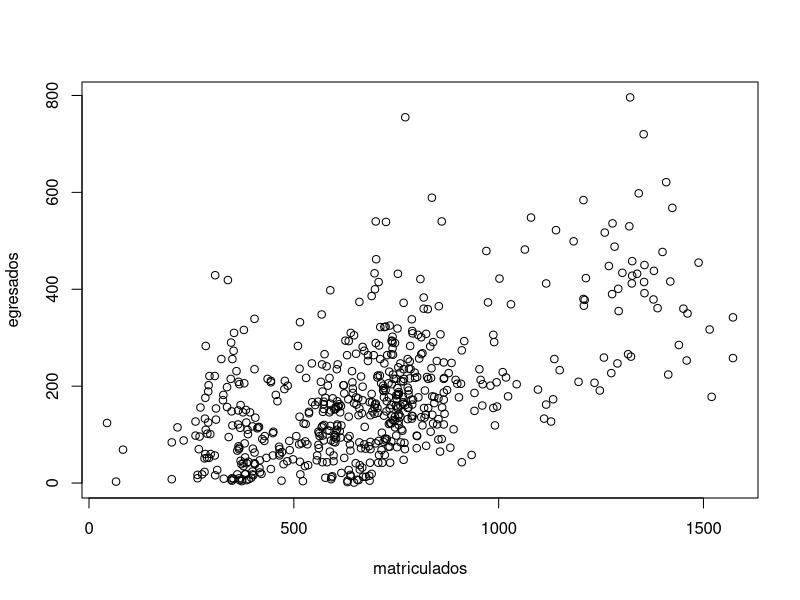
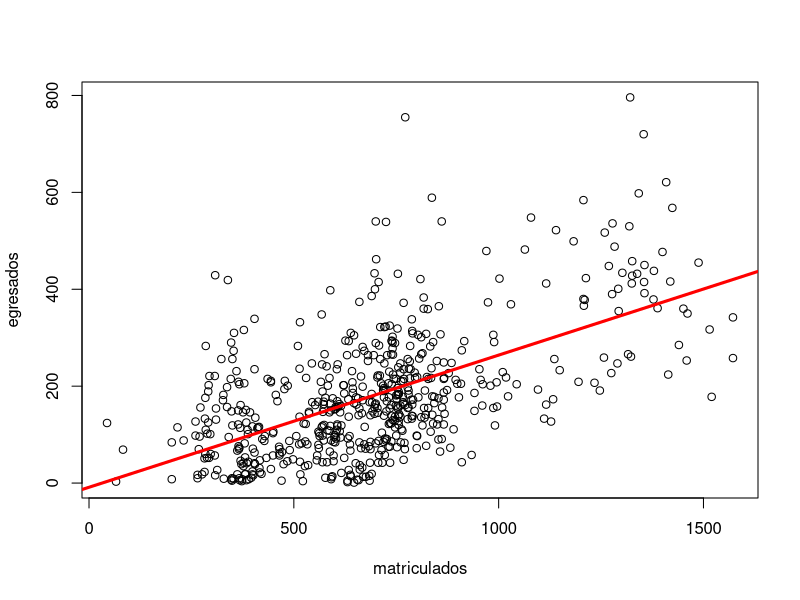
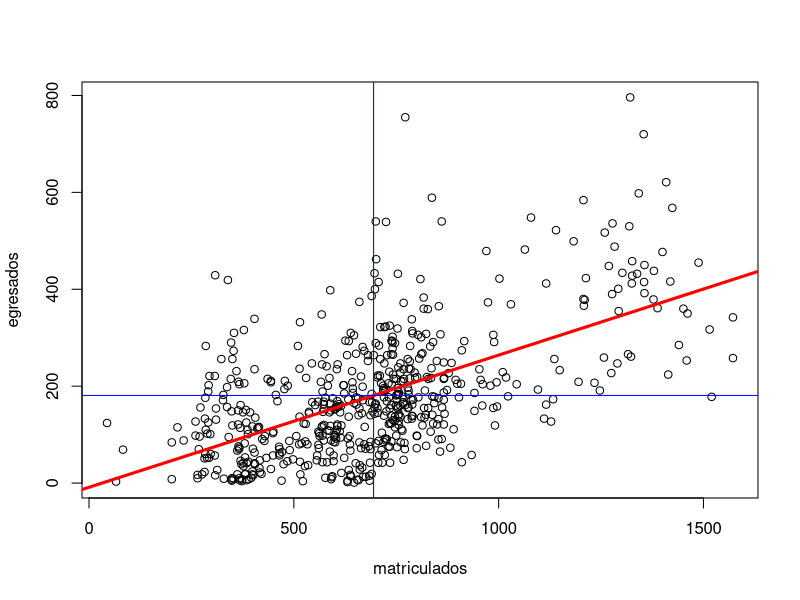
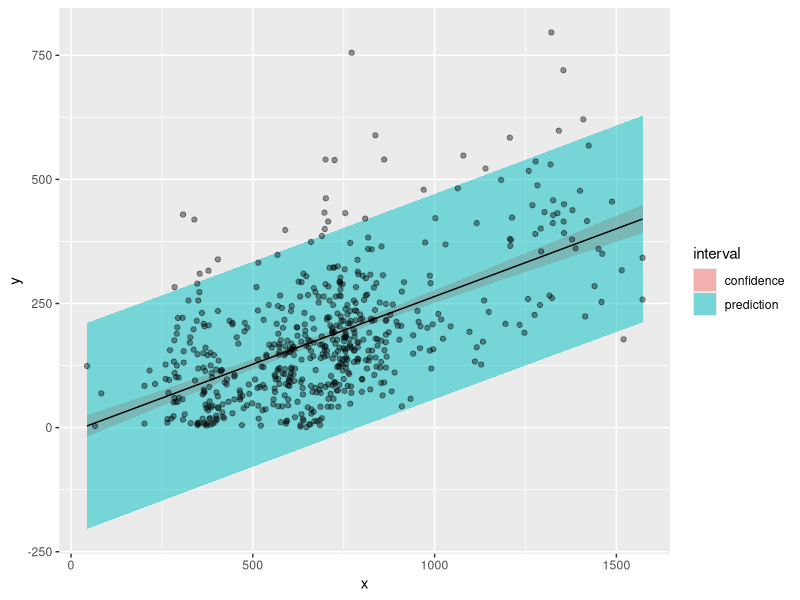
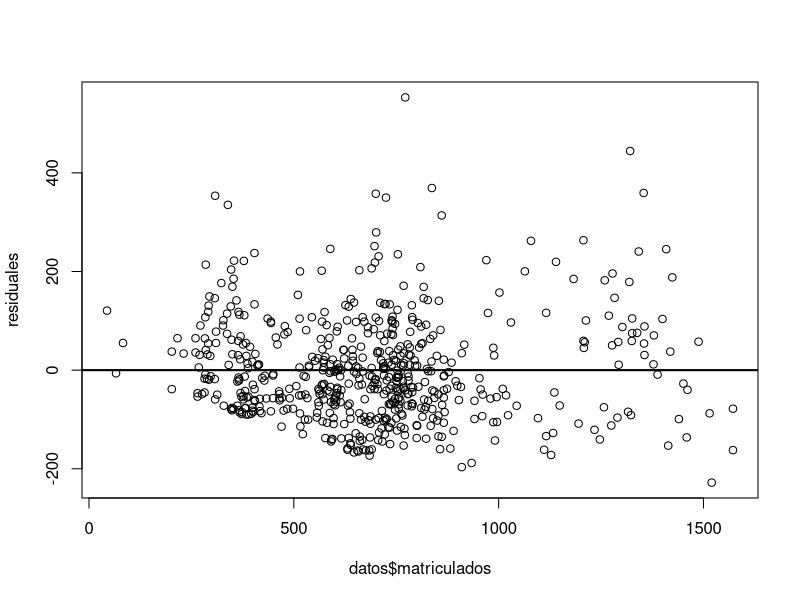
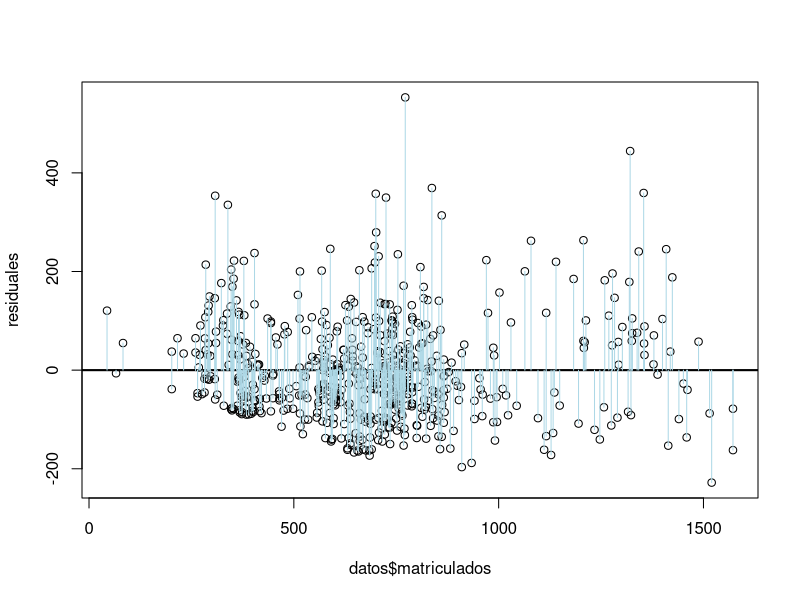
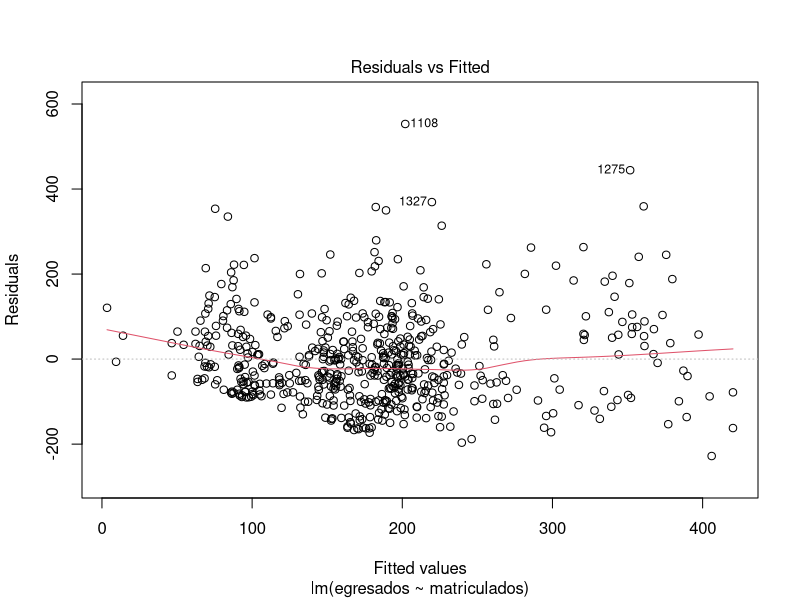
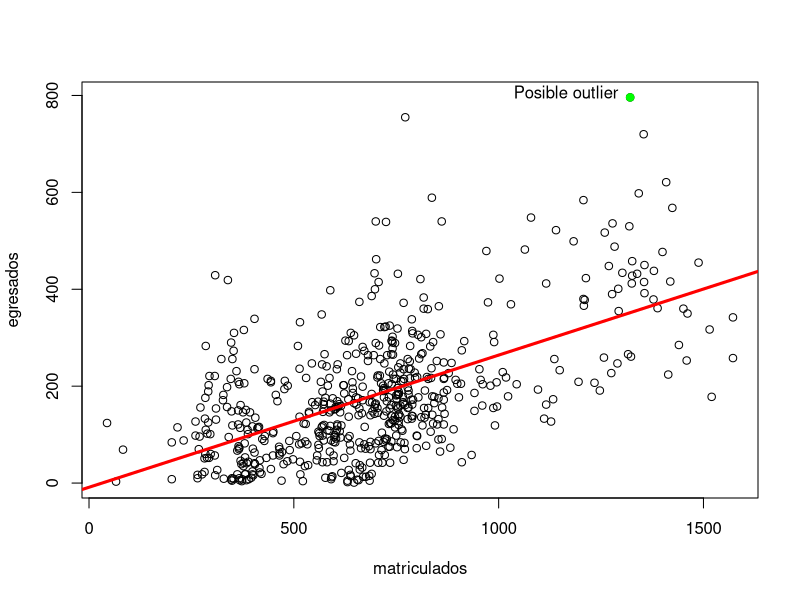

Reproduce these figures in R, in order.
## ---- chunk 1
#UrlDelArchivo <- "https://datosabiertos.bogota.gov.co/dataset/24a7badd-64fb-4fff-b779-69fffa0ba3bb/resource/4c19d85c-7540-4997-b01b-03c02f4ad7fe/download/oas_-_estad_sticas_programas_acad_micos_2009_-_2017.csv"
#download.file(UrlDelArchivo,destfile = "Lectura.csv")
dir()
date()
## ---- chunk 2
datos <- read.csv("Lectura.csv",sep=",")
dim(datos)
## ---- chunk 3
head(datos)
## ---- chunk 4
datos <- datos[complete.cases(datos),]
dim(datos)
head(datos)
## ---- chunk 5
plot(egresados ~ matriculados,datos)
## ---- chunk 6
plot(egresados ~ matriculados,datos)
regrline <- lm(egresados ~ matriculados,datos)
abline(regrline,lwd=3,col="red")
## ---- chunk 7
resumen <- summary(regrline)$coefficients
summary(regrline)
## ---- chunk 8
(0.27279) - (2 * 0.01564) # aporixmadamente pedniente
(0.27279) + (2 * 0.01564) # aproismadamente pendiente
resumen[1,1]+c(-1,1)*qt(0.975,df=regrline$df)*resumen[1,2] # manual exacto intercpeto
resumen[2,1]+c(-1,1)*qt(0.975,df=regrline$df)*resumen[2,2] # manual exacto pendiente
confint(regrline)
## ---- chunk 9
plot(egresados ~ matriculados,datos)
regrline <- lm(egresados ~ matriculados,datos)
abline(regrline,lwd=3,col="red")
abline(h=mean(datos$egresados),col="blue")
abline(v=mean(datos$matriculados),col="blue")
## ---- chunk 10
# habiendo 35 matriculados
predict(regrline,newdata=data.frame(matriculados=c(35)))
# habiendo 38 matricuklados (3 mas)
predict(regrline,newdata=data.frame(matriculados=c(38)))

# lo anterior manual
 
0.92699 +3*0.27279
0.92699 +4*0.27279
1 +3*0.27279

# para el caso del decremento

0.92699 -3*0.27279
0.92699 -4*0.27279
1 -3*0.27279
## ---- chunk 11
cor(datos$matriculados,datos$egresados)*(sd(datos$egresados)/sd(datos$matriculados))
## ---- chunk 12
lm(egresados ~ I(matriculados-mean(matriculados)),data=datos)
## ---- chunk 13
predict(regrline,newdata=data.frame(matriculados=c(1000,1500,2000)))
## ---- chunk 14
predict(regrline,newdata=data.frame(matriculados=c(1000)),interval = "confidence")
## ---- chunk 15
predict(regrline,newdata=data.frame(matriculados=c(1000)),interval = "prediction")
## ---- chunk 16
library(ggplot2)
newx = data.frame(matriculados=seq(min(datos$matriculados),max(datos$matriculados),length=100)) # hagace 100 datos entre el rango de matricualdos
p1= data.frame(predict(regrline,newdata=newx,interval = "confidence"))
p2= data.frame(predict(regrline,newdata=newx,interval = "prediction"))
p1$interval = "confidence"
p2$interval = "prediction"
p1$x =newx$matriculados # valores "simulados" de matricualdos, el de la secuencia 100 datos
p2$x =newx$matriculados
dat=rbind(p1,p2)
names(dat)[1] = "y" # simpelemten q a la priemra columna pongale de nombre y, que es la repsectiva predicicon o "confianza" de la funcion predict

g = ggplot(data=dat,aes(x = x, y = y))# bascimaente es graficar la linea del medio de los intervalos(ni como puntos ni como nada, aun no se le ha dicho como)(que es el mismo valor para los dos intervalos)
g = g + geom_ribbon(aes(ymin=lwr,ymax=upr,fill=interval),alpha=0.5)# ahora ubique como los intervalos, donde el fill, le dice que ubique dos tipos de intervalo, depndeidno de la categoria (confianza o prediccion)
g = g + geom_line() # ahora si ahga la meirda anterior como lineas, se pida haber graficado de una aca, pero no saldrina los puntos
g = g + geom_point(data=data.frame(x=datos$matriculados,y=datos$egresados),aes(x=x,y=y),alpha=0.4)# ahora si meta los putnos originales
g
## ---- chunk 17
summary(regrline)$r.squared 
## ---- chunk 18
cor(datos$matriculados,datos$egresados)^2
## ---- chunk 19
residuales <- resid(regrline)
plot(datos$matriculados,residuales)
abline(h=0,lwd=2)

## ---- chunk 20
sum(residuales)
## ---- chunk 21
residuales <- resid(regrline)
plot(datos$matriculados,residuales)
abline(h=0,lwd=2)
for (i in 1:length(datos$matriculados)) {
        lines(c(datos$matriculados[i],datos$matriculados[i]),c(residuales[i],0),col="lightblue")
}
## ---- chunk 22
cov(regrline$residuals,datos$matriculados)
## ---- chunk 23
plot(regrline, which=1) 
## ---- chunk 24
CambioENCoef <- as.data.frame(dfbeta(regrline))
CambioENCoef$point <- row.names(CambioENCoef)
CambioENCoef[CambioENCoef$point %in% c(1108,1327,1275,3),]
## ---- chunk 25
prueba <- datos[,c("matriculados","egresados")]
prueba$punto <- row.names(prueba)
texto <- prueba[prueba$punto==1275,]
plot(egresados ~ matriculados,datos)
regrline <- lm(egresados ~ matriculados,datos)
abline(regrline,lwd=3,col="red")
text(texto$matriculados-150,texto$egresados+10,"Posible outlier ")
points(texto$matriculados,texto$egresados,col="green",pch=19)

## ---- chunk 26
Sinpunto <- prueba[prueba$punto!=1275,]
plot(egresados ~ matriculados,Sinpunto)
regrline2 <- lm(egresados ~ matriculados,Sinpunto)
abline(regrline2,lwd=3,col="red")


## ---- chunk 27
coef(regrline)
coef(regrline2)
coef(regrline)-coef(regrline2)
## ---- chunk 28

plot(regrline2, which=1) 
## ---- chunk 29
CambioENCoef <- as.data.frame(hatvalues(regrline))
CambioENCoef$point <- row.names(CambioENCoef)
rbind(CambioENCoef[which.max(CambioENCoef$`hatvalues(regrline)`),],CambioENCoef[CambioENCoef$point == 1275,])
## ---- chunk 30
CambioENCoef <- as.data.frame(rstandard(regrline))
CambioENCoef$point <- row.names(CambioENCoef)
rbind(CambioENCoef[which.max(CambioENCoef$`rstandard(regrline)`),],CambioENCoef[CambioENCoef$point == 1275,])
## ---- chunk 31
plot(regrline,which=3)
## ---- chunk 32
sqrt(5.270673)
## ---- chunk 33
plot(regrline, which = 2)
## ---- chunk 34
hist(regrline$residuals)
## ---- chunk 35
CambioENCoef <- as.data.frame(rstudent(regrline))
CambioENCoef$point <- row.names(CambioENCoef)
rbind(CambioENCoef[which.max(CambioENCoef$`rstudent(regrline)`),],CambioENCoef[CambioENCoef$point == 1275,])
## ---- chunk 36
CambioENCoef <- as.data.frame(cooks.distance(regrline))
CambioENCoef$point <- row.names(CambioENCoef)
CambioENCoef[which.max(CambioENCoef$`cooks.distance(regrline)`),]
## ---- chunk 37
plot(regrline,which = 5)
## ---- chunk 38
shapiro.test(regrline$residuals)
## ---- chunk 39
Sinpuntos <- prueba[-which(prueba$punto %in% c(1108,1327,1275,832,279),),]
plot(egresados ~ matriculados,Sinpuntos)
regrline3 <- lm(egresados ~ matriculados,Sinpuntos)
abline(regrline3,lwd=3,col="red")
## ---- chunk 40
shapiro.test(regrline2$residuals)$p.value
shapiro.test(regrline3$residuals)$p.value
## ---- chunk 41
library(lmtest)
bptest(regrline)
## ---- chunk 42
dwtest(regrline,alternative = "two.sided")
## ---- chunk 43
cor.test(datos$egresados,datos$matriculados) 
## ---- chunk 44
regrline3d <- lm(egresados ~ matriculados + retirados,datos)
summary(regrline3d)
## ---- chunk 45
residiudalls <- resid(lm(matriculados ~ retirados,datos))
lm(datos$egresados ~ residiudalls)
residiudalls <- resid(lm(retirados ~ matriculados,datos))
lm(datos$egresados ~ residiudalls)
## ---- chunk 46
cuantitativas <- datos[,c(8,9,10,11,12,13,14)]
## ---- chunk 47
summary(lm(egresados~inscritos,cuantitativas))$coefficients[,c(1,4)]
summary(lm(egresados~admitidos,cuantitativas))$coefficients[,c(1,4)]
summary(lm(egresados~primiparos,cuantitativas))$coefficients[,c(1,4)]
summary(lm(egresados~graduados,cuantitativas))$coefficients[,c(1,4)]
summary(lm(egresados~retirados,cuantitativas))$coefficients[,c(1,4)]
## ---- chunk 48
cuantitativas <- datos[,c(8,9,10,11,12,13,14)]
names(cuantitativas)
## ---- chunk 49
regrline3d2 <- lm(egresados ~.,cuantitativas)
summary(regrline3d2)
## ---- chunk 50
summary(lm(formula = egresados ~ inscritos + matriculados, data = cuantitativas))
## ---- chunk 51
summary(lm(formula = egresados ~ admitidos+matriculados, data = cuantitativas))
## ---- chunk 52
ConGraduads <- lm(formula = egresados ~ matriculados + graduados, data = datos)
ConGraduadsYretirados <- lm(formula = egresados ~ matriculados + graduados+retirados, data = datos)
ConInscritos <- lm(formula = egresados ~ matriculados + graduados+retirados+inscritos, data = datos)
anova(regrline,ConGraduads,ConGraduadsYretirados,ConInscritos)
## ---- chunk 53
ConGraduads <- lm(formula = egresados ~ matriculados + graduados, data = datos)
ConGraduadsYretirados <- lm(formula = egresados ~ matriculados + graduados+retirados, data = datos)
ConUltimos2 <- lm(formula = egresados ~ matriculados + graduados+retirados+admitidos+primiparos, data = datos)
anova(regrline,ConGraduads,ConGraduadsYretirados,ConUltimos2)
## ---- chunk 54
Final <- lm(formula = egresados ~ matriculados + graduados+retirados, data = datos)
summary(Final)
## ---- chunk 55
confint(Final,2)
## ---- chunk 56
shapiro.test(Final$residuals)
bptest(Final)
dwtest(Final,alternative = "two.sided")
## ---- chunk 57
library(car)
vif(Final)
## ---- chunk 58
datos$modalidad <- as.factor(datos$modalidad)
## ---- chunk 59
Binariaas <- lm(matriculados ~ modalidad,datos)
Binariaas
## ---- chunk 60
levels(datos$modalidad)
## ---- chunk 61
tapply(datos$matriculados, datos$modalidad, mean)
## ---- chunk 62
BinariaasSINinter <- lm(matriculados ~ modalidad-1,datos)
BinariaasSINinter
## ---- chunk 63
summary(BinariaasSINinter)
## ---- chunk 64
summary(Binariaas)
## ---- chunk 65
datos$modalidad <- relevel(datos$modalidad,"INGENIERIA") 
## ---- chunk 66
BinariaasRespectoIngenieria <- lm(matriculados ~ modalidad,datos)
summary(BinariaasRespectoIngenieria)
## ---- chunk 67
library(ggplot2)
ggplot(data=datos,aes(y=matriculados,x=modalidad,fill=modalidad))+geom_violin(colour="black",size=2)
## ---- chunk 68
datos$modalidad <- relevel(datos$modalidad,"ADMINISTRACION") 
SinInteraccion <- lm(egresados ~ matriculados + factor(modalidad),datos )
summary(SinInteraccion)
## ---- chunk 69
g <- ggplot(data=datos,aes(y=egresados,x=matriculados,color=modalidad))+geom_point()
g <-g + geom_abline(intercept=coef(SinInteraccion)[1],slope=coef(SinInteraccion)[2],color="coral1")
g <- g + geom_abline(intercept=coef(SinInteraccion)[1]+coef(SinInteraccion)[3],slope=coef(SinInteraccion)[2],color="yellow4")
g
## ---- chunk 70
ConInteraccion <- lm(egresados ~ matriculados * factor(modalidad),datos )
summary(ConInteraccion)
## ---- chunk 71
g <- ggplot(data=datos,aes(y=egresados,x=matriculados,color=modalidad))+geom_point()
g <-g + geom_abline(intercept=coef(ConInteraccion)[1],slope=coef(ConInteraccion)[2],color="coral1")
g <- g + geom_abline(intercept=coef(ConInteraccion)[1]+coef(ConInteraccion)[3],slope=coef(ConInteraccion)[2]+coef(ConInteraccion)[8],color="yellow4")
g
## ---- chunk 72
muestra <- datos[datos$modalidad == "INGENIERIA",]
intento <-  lm(egresados ~ matriculados,muestra)
summary(intento)

## ---- chunk 73
datos$modalidad <- relevel(datos$modalidad,"INGENIERIA")
ConInteraccionRespectoingenieria <- lm(egresados ~ matriculados * factor(modalidad),datos )
summary(ConInteraccionRespectoingenieria )
## ---- chunk 74
g <- ggplot(data=datos,aes(y=egresados,x=matriculados,color=modalidad))+geom_point()
g <-g + geom_abline(intercept=coef(ConInteraccionRespectoingenieria)[1],slope=coef(ConInteraccionRespectoingenieria)[2],color="coral1")
g <- g + geom_abline(intercept=coef(ConInteraccionRespectoingenieria)[1]+coef(ConInteraccionRespectoingenieria)[7],slope=coef(ConInteraccionRespectoingenieria)[2]+coef(ConInteraccionRespectoingenieria)[12],color="violetred1")
g <- g + geom_abline(intercept=coef(ConInteraccionRespectoingenieria)[1]+coef(ConInteraccionRespectoingenieria)[5],slope=coef(ConInteraccionRespectoingenieria)[2]+coef(ConInteraccionRespectoingenieria)[10],color="deepskyblue1")
g
## ---- chunk 75
datos$modalidad <- relevel(datos$modalidad,"ADMINISTRACION")
prueba1<- lm(egresados ~ matriculados + factor(modalidad),datos )
prueba2<- lm(egresados ~ matriculados * factor(modalidad),datos )
anova(prueba1,prueba2)
## ---- chunk 76
datos$modalidad <- relevel(datos$modalidad,"INGENIERIA")
prueba1<- lm(egresados ~ matriculados + factor(modalidad),datos )
prueba2<- lm(egresados ~ matriculados * factor(modalidad),datos )
anova(prueba1,prueba2)
## ---- chunk 77
datosBinaria <- c()

  for( i in 1:length(datos$modalidad)){
  
  if(datos$modalidad[i]== "ARTES"){
     datosBinaria[i] <- 0
  }
  if(datos$modalidad[i]== "LICENCIATURA"){
     datosBinaria[i] <- 0
  }
  if(datos$modalidad[i]== "ADMINISTRACION"){
     datosBinaria[i] <- 0
  }
  if(datos$modalidad[i]== "INGENIERIA"){
     datosBinaria[i] <- 1
  }
  if(datos$modalidad[i]== "TECNOLOGIA"){
     datosBinaria[i] <- 1
  }
  if(datos$modalidad[i]== "MAESTRIA"){
     datosBinaria[i] <- 1
  }
  
  }
datos$Binaria <- datosBinaria
## ---- chunk 78
RegLogit <- glm(Binaria ~ egresados,binomial,datos)
## ---- chunk 79
plot(datos$egresados,datos$Binaria)
points(datos$egresados,RegLogit$fitted.values,pch=19,col="blue",xlab="egresados",ylab="prob de grupo ingYtecno")
## ---- chunk 80
lodds <- predict(RegLogit, data.frame(egresados=c(50, 100, 150))) 
lodds
## ---- chunk 81
exp(lodds)/(1+exp(lodds))
## ---- chunk 82
summary(RegLogit)
## ---- chunk 83
exp(RegLogit$coeff)
## ---- chunk 84
exp(confint(RegLogit))
## ---- chunk 85
anova(RegLogit,test="Chisq")
## ---- chunk 86
plot(egresados ~ matriculados,datos)
## ---- chunk 87
RegPoisson <-  glm(datos$egresados ~ datos$matriculados,family="poisson")
## ---- chunk 88
plot(egresados ~ matriculados,datos)
regrline <- lm(egresados ~ matriculados,datos)
abline(regrline,lwd=3,col="red");
points(datos$matriculados,RegPoisson$fitted.values,col="blue",pch=19)
## ---- chunk 89
summary(RegPoisson)
## ---- chunk 90
exp(confint(RegPoisson, 'datos$matriculados'))
## ---- chunk 91
plot(RegPoisson$fitted.values,RegPoisson$residuals)
## ---- chunk 92

datos$datosDeIngenieria <- ifelse(datos$modalidad=="INGENIERIA",datos$egresados,0)

PropPoisson <- glm(datos$datosDeIngenieria ~ datos$matriculados, poisson, offset=log(datos$egresados)) 
## ---- chunk 93
plot(datos$matriculados,PropPoisson$fitted.values,col="blue",pch=19)
points(datos$matriculados,RegPoisson$fitted.values,col="red",pch=19)
## ---- chunk 94
plot(datos$matriculados,datos$datosDeIngenieria/datos$egresados)
points(datos$matriculados,PropPoisson$fitted.values/datos$egresados,col="blue",pch=19)
## ---- chunk 95
 RegPoissonCategorias <-  glm(matriculados ~ relevel(modalidad, "ADMINISTRACION"), data = datos, family = poisson)
summary(RegPoissonCategorias )
## ---- chunk 96
exp(coef(RegPoissonCategorias))
